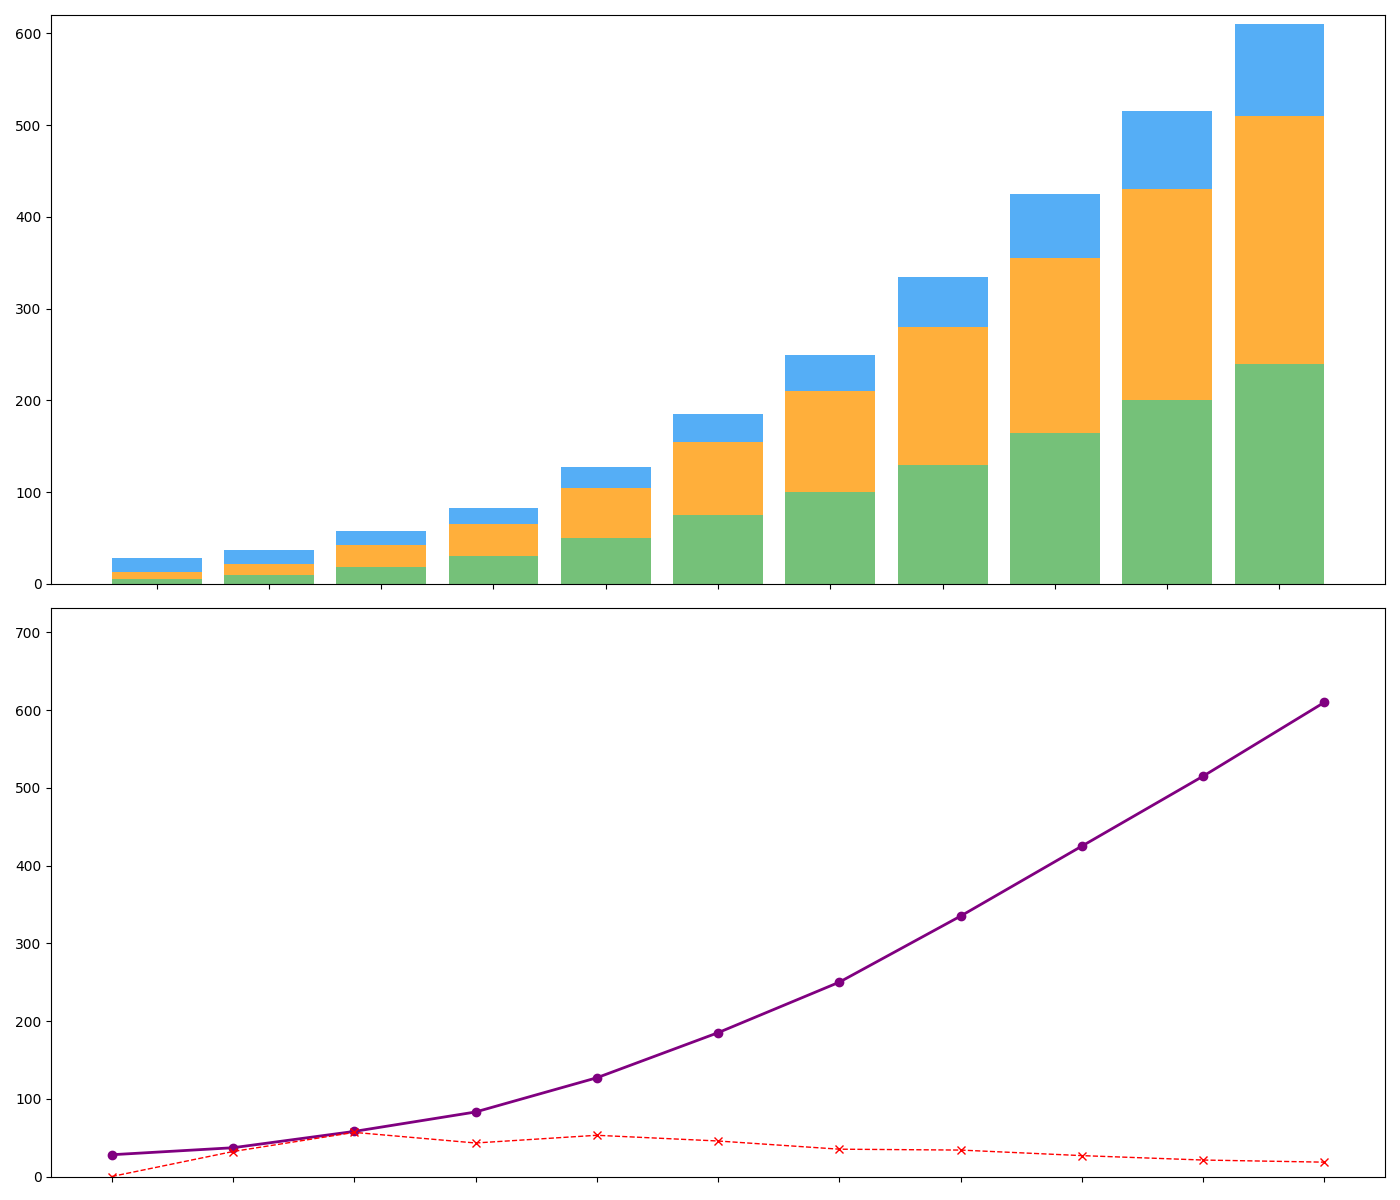

This figure's Python source:
import matplotlib.pyplot as plt
import numpy as np

years = np.arange(2020, 2031)
solar_energy = np.array([5, 10, 18, 30, 50, 75, 100, 130, 165, 200, 240])
wind_energy = np.array([8, 12, 25, 35, 55, 80, 110, 150, 190, 230, 270])
hydro_energy = np.array([15, 15, 15, 18, 22, 30, 40, 55, 70, 85, 100])

total_renewable_energy = solar_energy + wind_energy + hydro_energy
percentage_growth = np.zeros(len(total_renewable_energy))
percentage_growth[1:] = ((total_renewable_energy[1:] - total_renewable_energy[:-1]) / total_renewable_energy[:-1]) * 100

fig, axes = plt.subplots(2, 1, figsize=(14, 12))

# Bar chart for stacked energy sources
axes[0].bar(years, solar_energy, color='#66bb6a', alpha=0.9)
axes[0].bar(years, wind_energy, bottom=solar_energy, color='#ffa726', alpha=0.9)
axes[0].bar(years, hydro_energy, bottom=solar_energy + wind_energy, color='#42a5f5', alpha=0.9)

axes[0].set_xticks(years)
axes[0].set_xticklabels([])
axes[0].set_ylim(0, 620)

# Plot for total renewable energy and growth percentage
axes[1].plot(years, total_renewable_energy, color='purple', marker='o', linewidth=2)
axes[1].plot(years, percentage_growth, color='red', linestyle='--', marker='x', linewidth=1)

axes[1].set_xticks(years)
axes[1].set_xticklabels([])
axes[1].set_ylim(0, max(total_renewable_energy) * 1.2)

plt.tight_layout()
plt.show()
